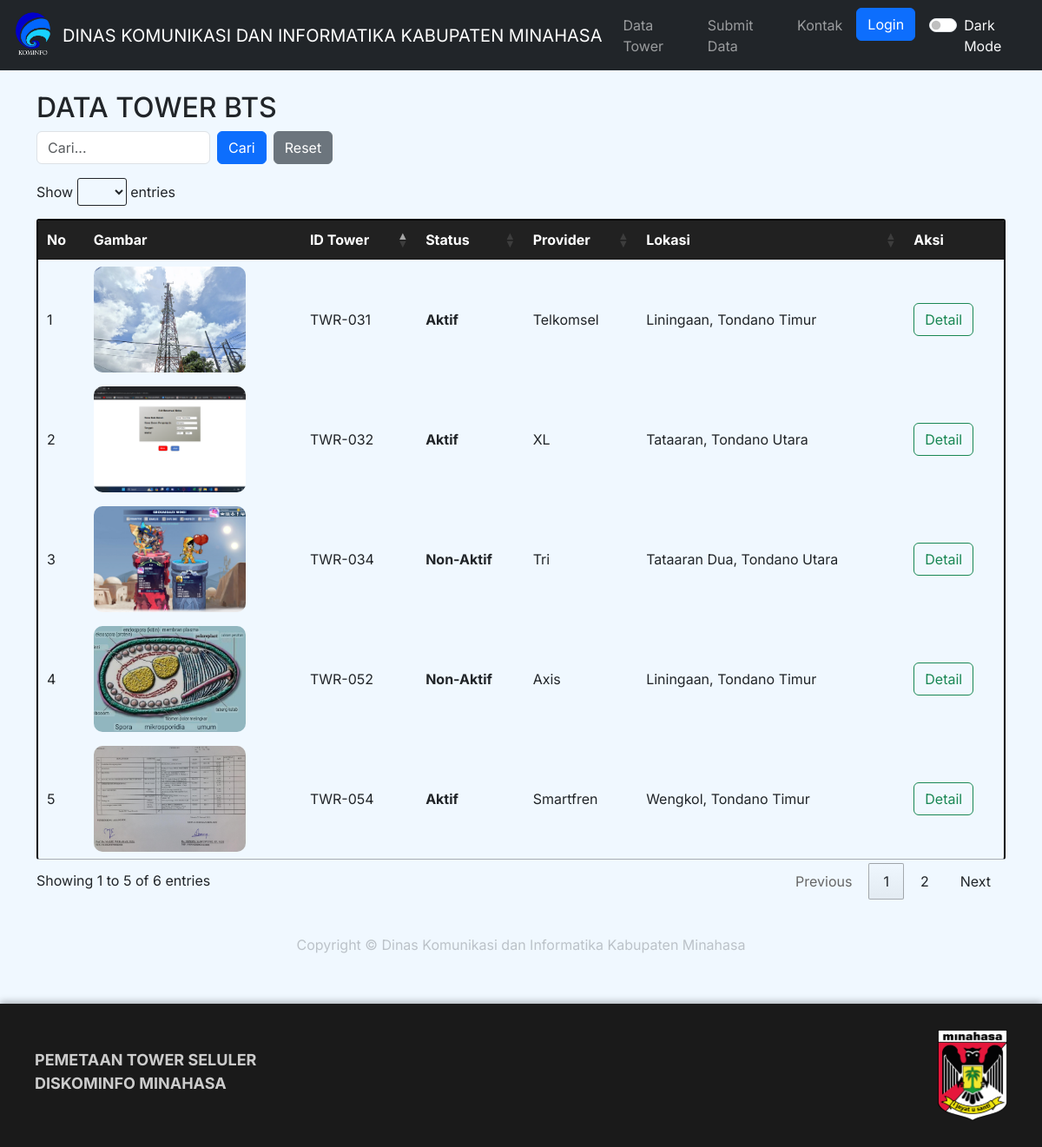
The page /data_tower.php on the database its author committed.
### tables this page shows
CREATE TABLE `tower` (
  `id_tower` int(11) NOT NULL,
  `gambar` varchar(255) NOT NULL,
  `status` varchar(20) NOT NULL,
  `provider` varchar(50) NOT NULL,
  `lokasi` varchar(150) NOT NULL,
  `jml_kaki` int(1) NOT NULL,
  `lintang` float NOT NULL,
  `bujur` float(20,0) NOT NULL
);

### data_tower.php (the view, shortened to what this page needs)
<?php
include 'koneksi.php';
$search = "";
$sql = "SELECT * FROM tower WHERE
       LOWER(id_tower) LIKE LOWER('%$search%') OR
       LOWER(status) LIKE LOWER('%$search%') OR
       LOWER(provider) LIKE LOWER('%$search%') OR
       LOWER(lokasi) LIKE LOWER('%$search%')";
$result = $conn->query($sql);
?>
<!DOCTYPE html>
<html lang="en">
<head>
    <link rel="stylesheet" href="https://cdn.datatables.net/1.13.4/css/jquery.dataTables.min.css">
    <link rel="stylesheet" href="stail.css">
</head>
<body>
<div class="container-wrapper">
  <?php include 'header.php'; ?>
  <br>
  <div class="container">
      <h2>DATA TOWER BTS</h2>
      <form method="GET" class="mb-3 d-flex align-items-center gap-2">
    <input type="text" name="search" placeholder="Cari..." class="form-control" style="width: 200px;"
    value="<?= htmlspecialchars($search) ?>">
    <button type="submit" class="btn btn-primary">Cari</button>
    <a href="data_tower.php" class="btn btn-secondary">Reset</a>
</form>
      <div class="table-container">
          <table id="TabelTower">
              <thead>
                  <tr>
                      <th>No</th>
                      <th>Gambar</th>
                      <th>ID Tower</th>
                      <th>Status</th>
                      <th>Provider</th>
                      <th>Lokasi</th>
                      <th>Aksi</th>
                  </tr>
              </thead>
              <tbody>
              <?php
              if ($result -> num_rows > 0) {
                  while ($row = $result->fetch_assoc()) {
                      echo "<tr>";
                      echo "<td></td>";
                      echo "<td><img src='uploads/" . $row['gambar'] . "' width='100' class='preview-image' style='cursor:pointer;' data-towerid='TWR-0" . $row['id_tower'] . "'></td>";
                      echo "<td> TWR-0" . $row['id_tower'] . "</td>";
                      echo "<td>" . $row['status'] . "</td>";
                      echo "<td>" . $row['provider'] . "</td>";
                      echo "<td>" . $row['lokasi'] . "</td>";
                      echo "<td data-label='Aksi'><a href='detail_tower.php?id=" . $row['id_tower'] . "' class='btn btn-outline-success'>Detail</a></td>";
                      echo "</tr>";
                  }
              } else {
                  echo "<tr><td colspan='7'>No data available</td></tr>";
              }
              ?>
              </tbody>
          </table>
      </div>
      <br>
  </div>
</div>
<footer class="text-center py-3 text-dark opacity-25">
  <span>Copyright © Dinas Komunikasi dan Informatika Kabupaten Minahasa</span>
</footer>
<div class="footer">
    <div class="footer-content">
        <div class="footer-text">
            <p>PEMETAAN TOWER SELULER<br>DISKOMINFO MINAHASA</p>
        </div>
        <div class="footer-logo">
            <img src="minahasa.png" alt="Logo Minahasa">
        </div>
    </div>
</div>
</body>
</html>

### header.php (shortened to what this page needs)
<!DOCTYPE html>
<html lang="en">
<head>
  <link href="https://cdn.jsdelivr.net/npm/bootstrap@5.3.2/dist/css/bootstrap.min.css" rel="stylesheet" />
  <link rel="stylesheet" href="stail.css" />
</head>
<body>
<nav class="navbar navbar-expand-lg navbar-dark bg-dark">
  <div class="container-fluid d-flex justify-content-between align-items-center">
    <a class="navbar-brand d-flex align-items-center" href="utamas.php">
      <img src="kominfo.png" alt="Logo" width="52" height="55" class="me-2">
      <span class="d-none d-md-inline">DINAS KOMUNIKASI DAN INFORMATIKA KABUPATEN MINAHASA</span>
    </a>
    <div class="collapse navbar-collapse justify-content-end" id="navbarNav">
      <ul class="navbar-nav">
        <li class="nav-item"><a class="nav-link" href="data_tower.php">Data Tower</a></li>
        <li class="nav-item"><a class="nav-link" href="submit_datatower.php">Submit Data</a></li>
        <li class="nav-item"><a class="nav-link" href="kontak.php">Kontak</a></li>
        <?php if (isset($_SESSION['role']) && in_array($_SESSION['role'], ['admin', 'superadmin'])): ?>
          <li class="nav-item"><a class="btn btn-primary ms-2" href="admin/dashboard_admin.php">Olah Data</a></li>
        <?php elseif (basename($_SERVER['SCRIPT_NAME']) !== 'logintest.php'): ?>
          <li class="nav-item"><a class="btn btn-primary ms-2" href="logintest.php">Login</a></li>
        <?php endif; ?>
        <li class="nav-item ms-3 d-flex align-items-center">
          <div class="form-check form-switch m-0">
            <input class="form-check-input" type="checkbox" id="darkModeToggle" />
            <label class="form-check-label text-light mb-0" for="darkModeToggle">Dark Mode</label>
          </div>
        </li>
      </ul>
    </div>
  </div>
</nav>

### stail.css (style rules this page uses)
:root { --bg-color: #f0f8ff; --text-color: #212529; --header-bg-color: #212121; --header-text-color: white; --footer-bg-color: #1a1a1a; --footer-text-color: #ccc; --table-header-bg: #212121; --table-header-text: white; --table-row-odd-bg: #f2f6fa; --table-row-even-bg: white; --table-row-hover-bg: #dbe9ff; --detail-table-row-odd-bg: #f9f9f9; --detail-table-row-hover-bg: #e2e6ea; --link-color: #007bff; --link-hover-color: #0056b3; }
html, body { height: 100%; margin: 0; padding: 0; display: flex; flex-direction: column; font-family: 'Inter', sans-serif; background-color: var(--bg-color); min-height: 100vh; overflow-x: hidden; overflow-y: auto; color: var(--text-color); }
table { width: 100%; border-collapse: collapse; margin-top: 20px; border-radius: 3px; overflow: hidden; border: 2px solid black; }
th { background-color: var(--table-header-bg); color: var(--table-header-text); text-align: left; padding: 12px; }
td { padding: 10px; }
tbody tr:nth-child(odd) { background-color: var(--table-row-odd-bg); }
tbody tr:nth-child(even) { background-color: var(--table-row-even-bg); }
td img { width:175px; height: 122px; border-radius: 10px; object-fit: cover; display: block; }
td:nth-child(2) { text-align: center; }
td:nth-child(4) { font-weight: bold; }
.container-wrapper { flex: 1; display: flex; flex-direction: column; }
.footer { background-color: var(--footer-bg-color); color: var(--footer-text-color); padding: 20px 40px; width: 100%; position: relative; bottom: 0; }
.footer-content { display: flex; justify-content: space-between; align-items: center; max-width: 100%; margin: 0 auto; }
.footer-text p { font-size: 18px; font-weight: bold; margin-bottom: 10px; }
.footer-logo img { width: 80px; height: auto; }
body, html { font-family: 'Inter', sans-serif; color: var(--text-color); background-color: var(--bg-color); }
a, button, .btn { transition: color 0.3s ease, background-color 0.3s ease, box-shadow 0.3s ease, transform 0.3s ease; }
.footer { background-color: #1a1a1a; color: #ccc; padding: 30px 40px; box-shadow: 0 -2px 8px rgba(0,0,0,0.3); font-size: 16px; margin-top: 40px; }
.btn { cursor: pointer; transition: transform 0.3s ease, box-shadow 0.3s ease, background-color 0.3s ease; }

### rows shown on the page
tower: gambar (picture), id_tower "31", status "Aktif", provider "Telkomsel", lokasi "Liningaan, Tondano Timur"
tower: gambar (picture), id_tower "32", status "Aktif", provider "XL", lokasi "Tataaran, Tondano Utara"
tower: gambar (picture), id_tower "34", status "Non-Aktif", provider "Tri", lokasi "Tataaran Dua, Tondano Utara"
tower: gambar (picture), id_tower "52", status "Non-Aktif", provider "Axis", lokasi "Liningaan, Tondano Timur"
tower: gambar (picture), id_tower "54", status "Aktif", provider "Smartfren", lokasi "Wengkol, Tondano Timur"
